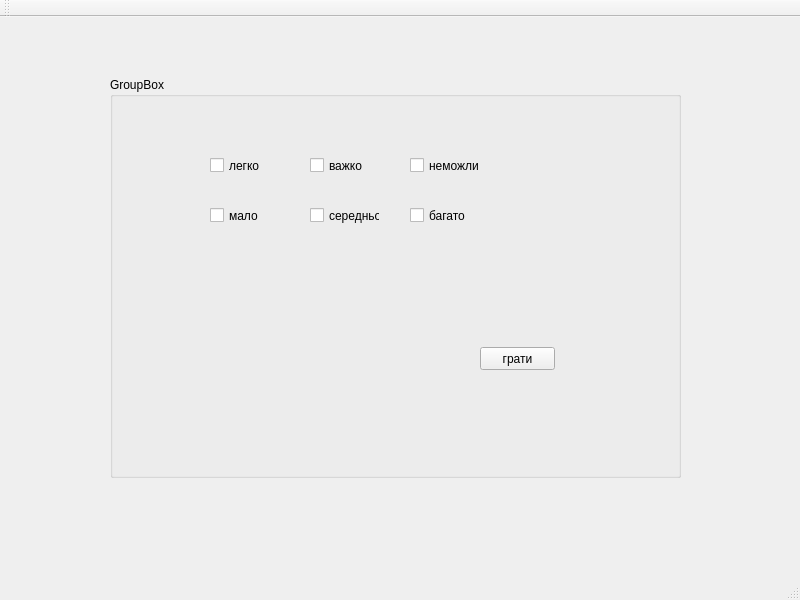
<?xml version="1.0" encoding="UTF-8"?>
<ui version="4.0">
 <class>MainWindow</class>
 <widget class="QMainWindow" name="MainWindow">
  <property name="geometry">
   <rect>
    <x>0</x>
    <y>0</y>
    <width>800</width>
    <height>600</height>
   </rect>
  </property>
  <property name="windowTitle">
   <string>MainWindow</string>
  </property>
  <widget class="QWidget" name="centralwidget">
   <widget class="QGroupBox" name="groupBox">
    <property name="geometry">
     <rect>
      <x>110</x>
      <y>60</y>
      <width>571</width>
      <height>401</height>
     </rect>
    </property>
    <property name="title">
     <string>GroupBox</string>
    </property>
    <widget class="QCheckBox" name="checkBox">
     <property name="geometry">
      <rect>
       <x>100</x>
       <y>80</y>
       <width>70</width>
       <height>17</height>
      </rect>
     </property>
     <property name="text">
      <string>легко</string>
     </property>
    </widget>
    <widget class="QCheckBox" name="checkBox_2">
     <property name="geometry">
      <rect>
       <x>200</x>
       <y>80</y>
       <width>70</width>
       <height>17</height>
      </rect>
     </property>
     <property name="text">
      <string>важко</string>
     </property>
    </widget>
    <widget class="QCheckBox" name="checkBox_3">
     <property name="geometry">
      <rect>
       <x>300</x>
       <y>80</y>
       <width>70</width>
       <height>17</height>
      </rect>
     </property>
     <property name="text">
      <string>неможливо</string>
     </property>
    </widget>
    <widget class="QCheckBox" name="checkBox_4">
     <property name="geometry">
      <rect>
       <x>100</x>
       <y>130</y>
       <width>70</width>
       <height>17</height>
      </rect>
     </property>
     <property name="text">
      <string>мало </string>
     </property>
    </widget>
    <widget class="QCheckBox" name="checkBox_5">
     <property name="geometry">
      <rect>
       <x>200</x>
       <y>130</y>
       <width>70</width>
       <height>17</height>
      </rect>
     </property>
     <property name="text">
      <string>середньо</string>
     </property>
    </widget>
    <widget class="QCheckBox" name="checkBox_6">
     <property name="geometry">
      <rect>
       <x>300</x>
       <y>130</y>
       <width>70</width>
       <height>17</height>
      </rect>
     </property>
     <property name="text">
      <string>багато</string>
     </property>
    </widget>
    <widget class="QPushButton" name="pushButton">
     <property name="geometry">
      <rect>
       <x>370</x>
       <y>270</y>
       <width>75</width>
       <height>23</height>
      </rect>
     </property>
     <property name="text">
      <string>грати</string>
     </property>
    </widget>
   </widget>
  </widget>
  <widget class="QMenuBar" name="menubar">
   <property name="geometry">
    <rect>
     <x>0</x>
     <y>0</y>
     <width>800</width>
     <height>21</height>
    </rect>
   </property>
  </widget>
  <widget class="QStatusBar" name="statusbar"/>
  <widget class="QToolBar" name="toolBar">
   <property name="windowTitle">
    <string>toolBar</string>
   </property>
   <attribute name="toolBarArea">
    <enum>TopToolBarArea</enum>
   </attribute>
   <attribute name="toolBarBreak">
    <bool>false</bool>
   </attribute>
  </widget>
 </widget>
 <resources/>
 <connections/>
</ui>
